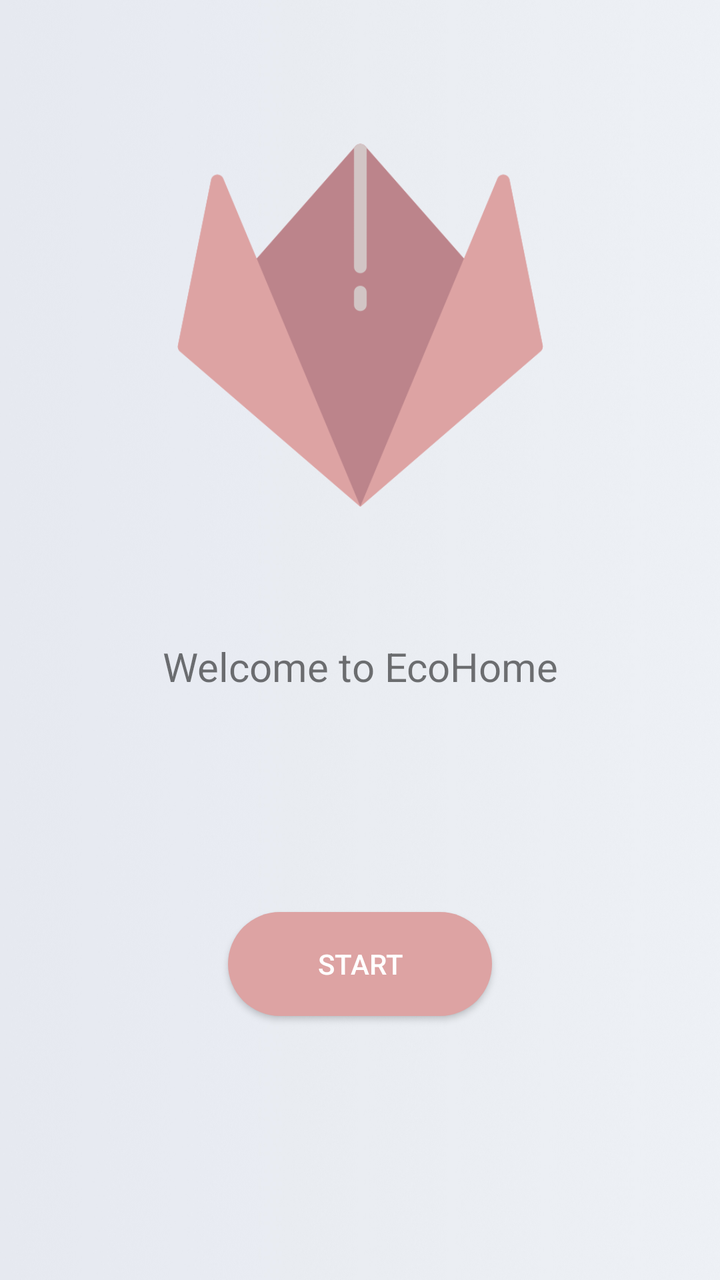
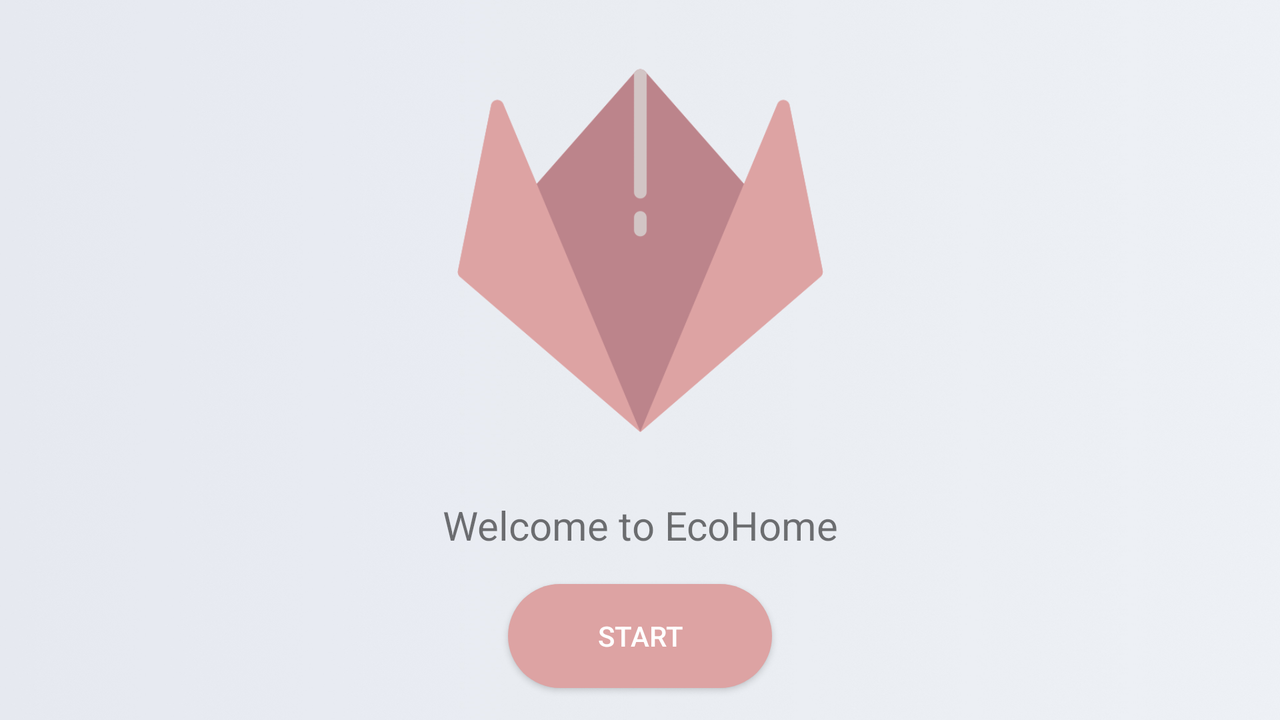

First picture: res/layout/ on a phone held upright. Second picture: the repository's own variant of that layout, on a device whose configuration matches the variant's folder. Source for both follows.
<!-- AndroidManifest.xml: application theme AppTheme -->
<!-- res/layout/activity_main.xml -->
<?xml version="1.0" encoding="utf-8"?>
<androidx.constraintlayout.widget.ConstraintLayout xmlns:android="http://schemas.android.com/apk/res/android"
    xmlns:app="http://schemas.android.com/apk/res-auto"
    xmlns:tools="http://schemas.android.com/tools"
    android:id="@+id/layout"
    android:layout_width="match_parent"
    android:layout_height="match_parent"
    android:layout_gravity="center_horizontal"
    android:background="@drawable/background"
    android:foregroundGravity="center_horizontal"
    app:layout_anchorGravity="center_horizontal"
    tools:context=".MainActivity">

    <ImageView
        android:id="@+id/imageView"
        android:layout_width="183dp"
        android:layout_height="217dp"
        android:background="#00DDA3A3"
        app:layout_constraintBottom_toBottomOf="parent"
        app:layout_constraintEnd_toEndOf="parent"
        app:layout_constraintStart_toStartOf="parent"
        app:layout_constraintTop_toTopOf="parent"
        app:layout_constraintVertical_bias="0.126"
        app:srcCompat="@drawable/tulip" />

    <TextView
        android:id="@+id/textView"
        android:layout_width="wrap_content"
        android:layout_height="wrap_content"
        android:text="Welcome to EcoHome"
        android:textSize="20sp"
        app:layout_constraintBottom_toTopOf="@+id/button"
        app:layout_constraintEnd_toEndOf="parent"
        app:layout_constraintHorizontal_bias="0.5"
        app:layout_constraintStart_toStartOf="parent"
        app:layout_constraintTop_toBottomOf="@+id/imageView"
        app:layout_constraintVertical_bias="0.31" />

    <Button
        android:id="@+id/button"
        android:layout_width="132dp"
        android:layout_height="52dp"
        android:layout_marginBottom="132dp"
        android:background="@drawable/btn"
        android:text="Start"
        android:textColor="@android:color/white"
        app:layout_constraintBottom_toBottomOf="parent"
        app:layout_constraintEnd_toEndOf="parent"
        app:layout_constraintStart_toStartOf="parent" />
</androidx.constraintlayout.widget.ConstraintLayout>
<!-- resources referenced by this layout -->
<resources>
  <!-- drawable background: jpg bitmap (drawable, 529442 bytes) -->
  <!-- drawable btn (drawable) -->
  <?xml version="1.0" encoding="utf-8"?>
  <selector xmlns:android="http://schemas.android.com/apk/res/android">
  
      
      <item >
          <shape android:shape="rectangle">
              <solid android:color="#DDA3A3" />
              <corners android:radius="50dp"/>
          </shape>
      </item>
  
  </selector>
  <!-- drawable tulip: png bitmap (drawable, 22732 bytes) -->
  <style name="AppTheme" parent="Theme.AppCompat.Light">
          
          <item name="colorPrimary">@color/colorPrimary</item>
          <item name="colorPrimaryDark">@color/colorPrimaryDark</item>
          <item name="colorAccent">@color/colorAccent</item>
          <item name="windowActionBar">false</item>
          <item name="windowNoTitle">true</item>
  
  
      </style>
  <color name="colorPrimary">#DDA3A3</color>
  <color name="colorPrimaryDark">#00574B</color>
  <color name="colorAccent">#D81B60</color>
</resources>
<!-- res/layout-land/activity_main.xml (the repository's variant of the layout above) -->
<!-- drawn on the phone turned sideways -->
<?xml version="1.0" encoding="utf-8"?>
<androidx.constraintlayout.widget.ConstraintLayout xmlns:android="http://schemas.android.com/apk/res/android"
    xmlns:app="http://schemas.android.com/apk/res-auto"
    xmlns:tools="http://schemas.android.com/tools"
    android:id="@+id/layout"
    android:layout_width="match_parent"
    android:layout_height="match_parent"
    android:layout_gravity="center_horizontal"
    android:background="@drawable/background"
    android:foregroundGravity="center_horizontal"
    app:layout_anchorGravity="center_horizontal"
    tools:context=".MainActivity">

    <ImageView
        android:id="@+id/imageView"
        android:layout_width="183dp"
        android:layout_height="217dp"
        android:background="#00DDA3A3"
        app:layout_constraintBottom_toTopOf="@+id/textView"
        app:layout_constraintEnd_toEndOf="parent"
        app:layout_constraintHorizontal_bias="0.5"
        app:layout_constraintStart_toStartOf="parent"
        app:layout_constraintTop_toTopOf="parent"
        app:layout_constraintVertical_bias="0.126"
        app:srcCompat="@drawable/tulip" />

    <TextView
        android:id="@+id/textView"
        android:layout_width="wrap_content"
        android:layout_height="wrap_content"
        android:text="Welcome to EcoHome"
        android:textSize="20sp"
        app:layout_constraintBottom_toTopOf="@+id/button"
        app:layout_constraintEnd_toEndOf="parent"
        app:layout_constraintHorizontal_bias="0.5"
        app:layout_constraintStart_toStartOf="parent"
        app:layout_constraintTop_toBottomOf="@+id/imageView"
        app:layout_constraintVertical_bias="0.31" />

    <Button
        android:id="@+id/button"
        android:layout_width="132dp"
        android:layout_height="52dp"
        android:background="@drawable/btn"
        android:text="Start"
        android:textColor="@android:color/white"
        app:layout_constraintBottom_toBottomOf="parent"
        app:layout_constraintEnd_toEndOf="parent"
        app:layout_constraintHorizontal_bias="0.5"
        app:layout_constraintStart_toStartOf="parent"
        app:layout_constraintTop_toBottomOf="@+id/textView" />
</androidx.constraintlayout.widget.ConstraintLayout>
